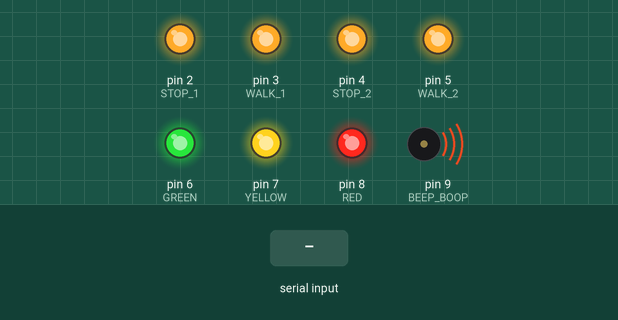
This sketch was run on a simulated Arduino Uno, built with avr-gcc and run on an emulated ATmega328P. On the bench: output pins drawn as LEDs (lit = HIGH), buzzer (waves = sounding, pin HIGH). The test bench sets the inputs (shaded band).

Above: at 1.2 s.
1.3 s: byte 30 received over Serial
At 2.5 s:
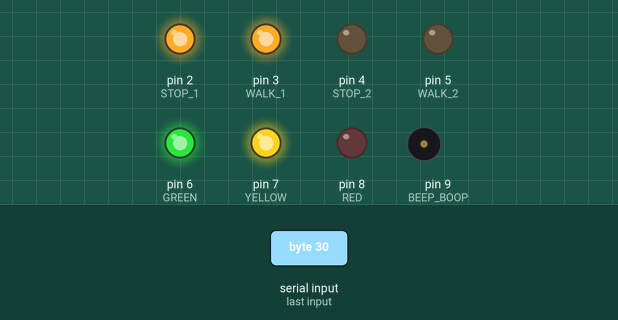
2.8 s: byte 90 received over Serial
At 3.7 s:
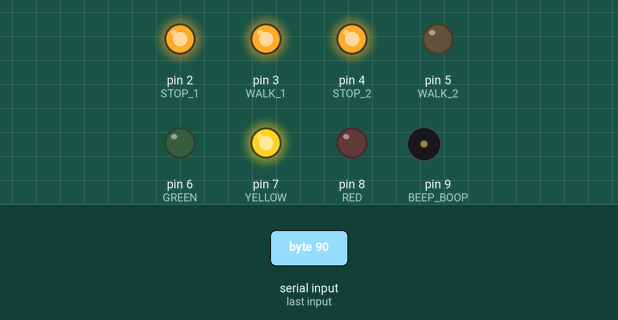
4.3 s: byte 120 received over Serial
At 5.0 s:
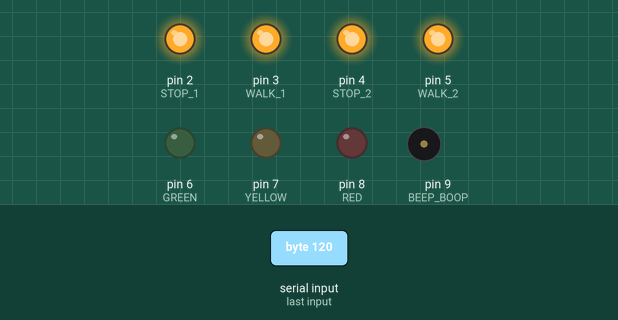
Timing chart, 0 to 7.3 s (numbered marks = the images above; inputs shaded):
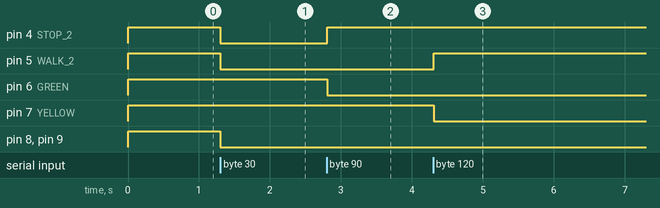

The sketch:

beepboop_serial.ino
```cpp
#define RED 8
#define YELLOW 7
#define GREEN 6

#define WALK_1 3
#define STOP_1 2

#define WALK_2 5
#define STOP_2 4

#define BEEP_BOOP 9

#define BUTTON 10

#define WALK_ON_TIME 12
#define STOP_ON_TIME 6

#define STOP_FLASHES 3

#define YELLOW_ON_TIME 2
#define RED_ON_TIME 1

void setup() {
  pinMode(RED, OUTPUT);
  pinMode(YELLOW, OUTPUT);
  pinMode(GREEN, OUTPUT);
  pinMode(WALK_1, OUTPUT);
  pinMode(STOP_1, OUTPUT);
  pinMode(WALK_2, OUTPUT);
  pinMode(STOP_2, OUTPUT);
  pinMode(BEEP_BOOP, OUTPUT);
  pinMode(BUTTON, INPUT_PULLUP);

  digitalWrite(RED, HIGH);
  digitalWrite(YELLOW, HIGH);
  digitalWrite(GREEN, HIGH);
  digitalWrite(WALK_1, HIGH);
  digitalWrite(WALK_2, HIGH);
  digitalWrite(STOP_1, HIGH);
  digitalWrite(STOP_2, HIGH);
  digitalWrite(BEEP_BOOP, HIGH);

  Serial.begin(115200);
}

void loop() {
    if (Serial.available()) {
        uint8_t dat = Serial.read();
        digitalWrite(RED, (dat >> 0) & 1);
        digitalWrite(YELLOW, (dat >> 1) & 1);
        digitalWrite(GREEN, (dat >> 2) & 1);
        digitalWrite(WALK_1, (dat >> 3) & 1);
        digitalWrite(STOP_1, (dat >> 4) & 1);
        digitalWrite(WALK_2, (dat >> 5) & 1);
        digitalWrite(STOP_2, (dat >> 6) & 1);
        digitalWrite(BEEP_BOOP, (dat >> 7) & 1);
    }

    delay(10);
}
```

Measured:
- after the input at 1.3 s, pin 4 (STOP_2), pin 5 (WALK_2), pin 8 (RED), pin 9 (BEEP_BOOP): HIGH → LOW at once
- after the input at 2.8 s, pin 4 (STOP_2): LOW → HIGH at once; pin 6 (GREEN): HIGH → LOW at once
- after the input at 4.3 s, pin 5 (WALK_2): LOW → HIGH at once; pin 7 (YELLOW): HIGH → LOW at once
